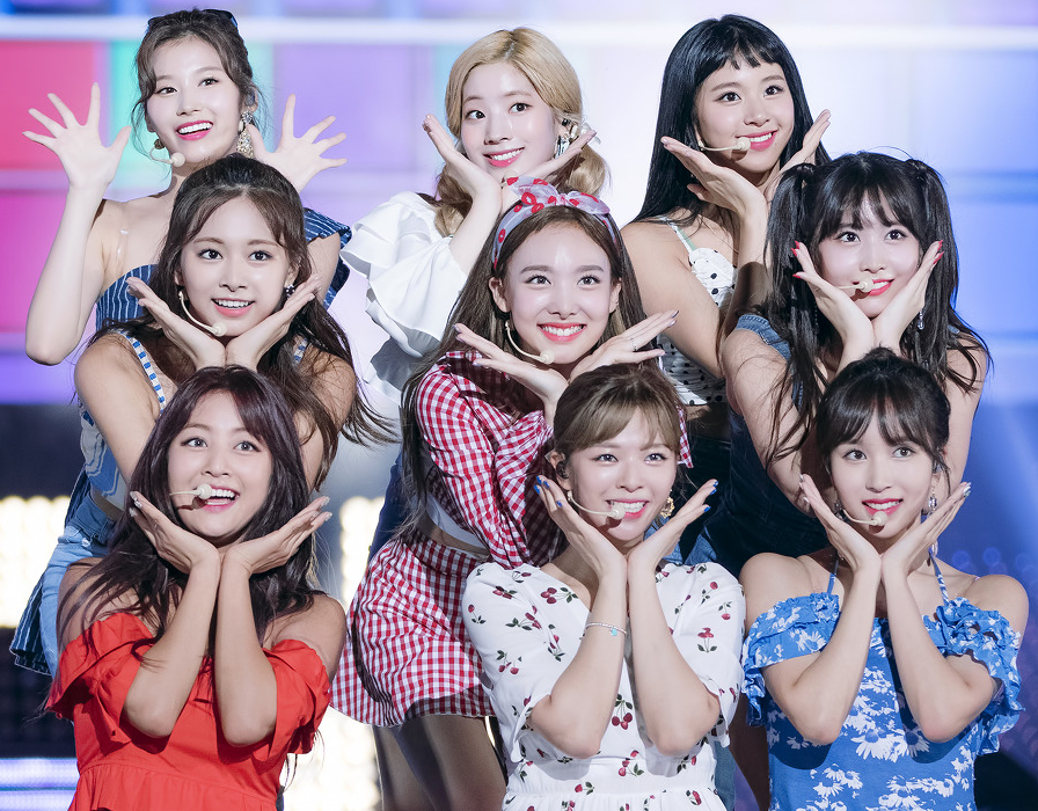
#> input picture human2.jpg, 1038 x 811 px
$ python Face.py
#> lines starting #> are read from the running program, lines starting #| are printed output that depends on the picture; after the words box and inside, x2 and y2 are one past the last pixel; in counts of white or black regions, pixels touching at a corner belong together
import cv2

def detectFace(img_name, classifier, scaleFactor, minNeighbors):
#> called with img_name = 'human2.jpg', classifier = 3, scaleFactor = 1.1, minNeighbors = 2
    color = (0, 255, 0)  # 框的顏色
    filename = img_name.split(".")[0]  # output filename
    img = cv2.imread(img_name)  # 讀取圖檔
#> img is the input picture: shape (811, 1038, 3); mean B, G, R 156.5, 137.6, 151
    grayImg = cv2.cvtColor(img, cv2.COLOR_BGR2GRAY)  # 轉為灰階影像
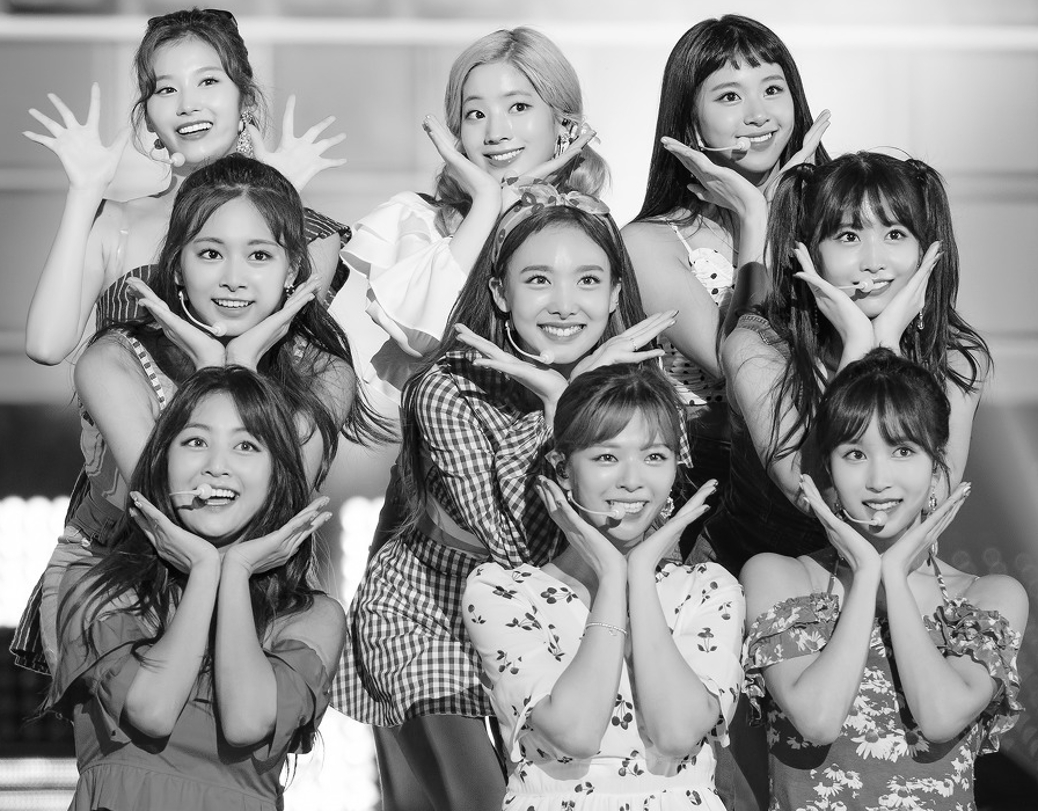
#> grayImg: shape (811, 1038); min 0, max 255, mean 143.8

    # 偵測人臉函數
    # https://github.com/opencv/opencv/tree/master/data/haarcascades
    if classifier == 1:
        face_classifier = cv2.CascadeClassifier(cv2.data.haarcascades + "haarcascade_frontalcatface.xml")
    if classifier == 2:
        face_classifier = cv2.CascadeClassifier(cv2.data.haarcascades + "haarcascade_frontalcatface_extended.xml")
    if classifier == 3:
        face_classifier = cv2.CascadeClassifier(cv2.data.haarcascades + "haarcascade_frontalface_alt.xml")
    if classifier == 4:
        face_classifier = cv2.CascadeClassifier(cv2.data.haarcascades + "haarcascade_frontalface_alt2.xml")
    if classifier == 5:
        face_classifier = cv2.CascadeClassifier(cv2.data.haarcascades + "haarcascade_frontalface_alt_tree.xml")
    if classifier == 6:
        face_classifier = cv2.CascadeClassifier(cv2.data.haarcascades + "haarcascade_frontalface_default.xml")

    # image	待檢測圖片，一般為灰階影像，以便加快偵測速度
    # scaleFactor	在前後兩次相繼的掃描中，搜索範圍的比例係數，默認值為 1.1
    # minNeighbors	構成偵測目標的相鄰矩形的最小個數，默認值為 3
    # minSize & maxSize	用來限制得到的目標區域範圍

    faceRects = face_classifier.detectMultiScale(grayImg, scaleFactor=scaleFactor, minNeighbors=minNeighbors)
#> faceRects = [[440, 67, 116, 116], [133, 45, 109, 109], [698, 54, 108, 108], [176, 208, 119, 119], [162, 401, 115, 115], [818, 410, 122, 122], [571, 412, 116, 116], [807, 186, 132, 132], [502, 233, 124, 124]]

    # 大於 0 則檢測到人臉
    if len(faceRects):
        # 框出每一張人臉
        for faceRect in faceRects:
            x, y, w, h = faceRect
            cv2.rectangle(img, (x, y), (x + h, y + w), color, 2)
#> this loop made 9 passes
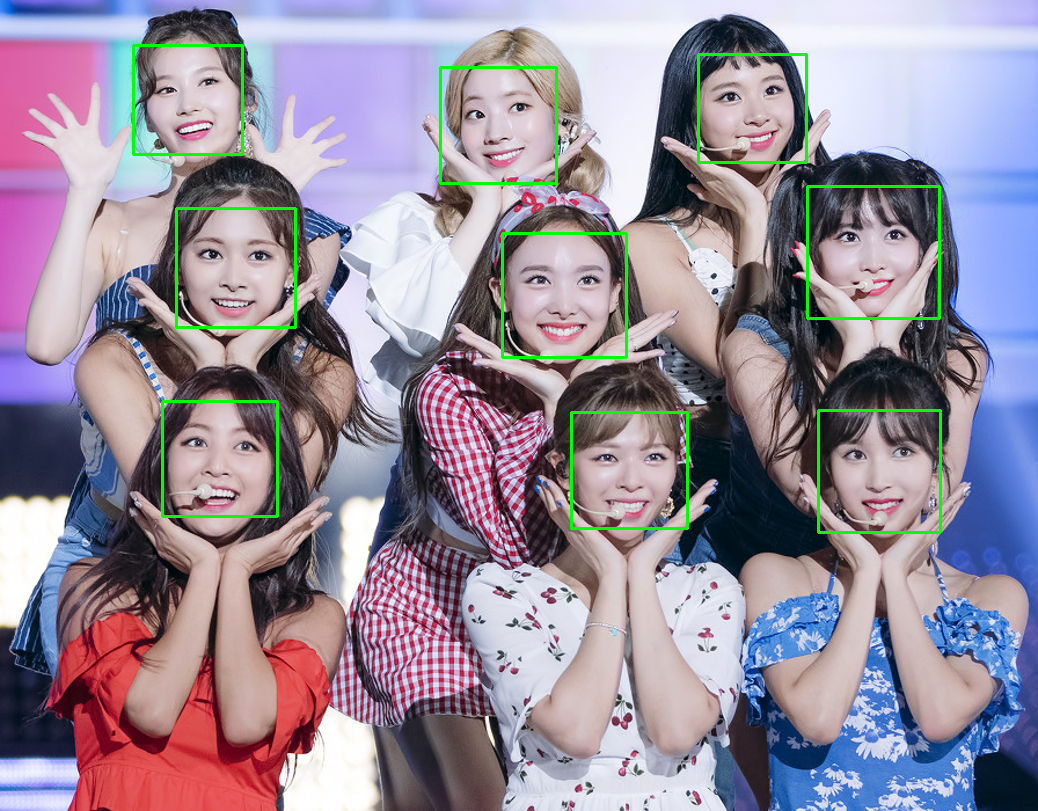
#> img: shape (811, 1038, 3); 1.51% of pixels changed, all inside (x1, y1, x2, y2) = (132, 44, 942, 534)

    # [7 lines of commented-out code are left out]

    cv2.imwrite(filename + "_Classiifier" + str(classifier) + "_face.jpg", img)
    return None

detectFace('human2.jpg', classifier=3, scaleFactor=1.1, minNeighbors=2)
